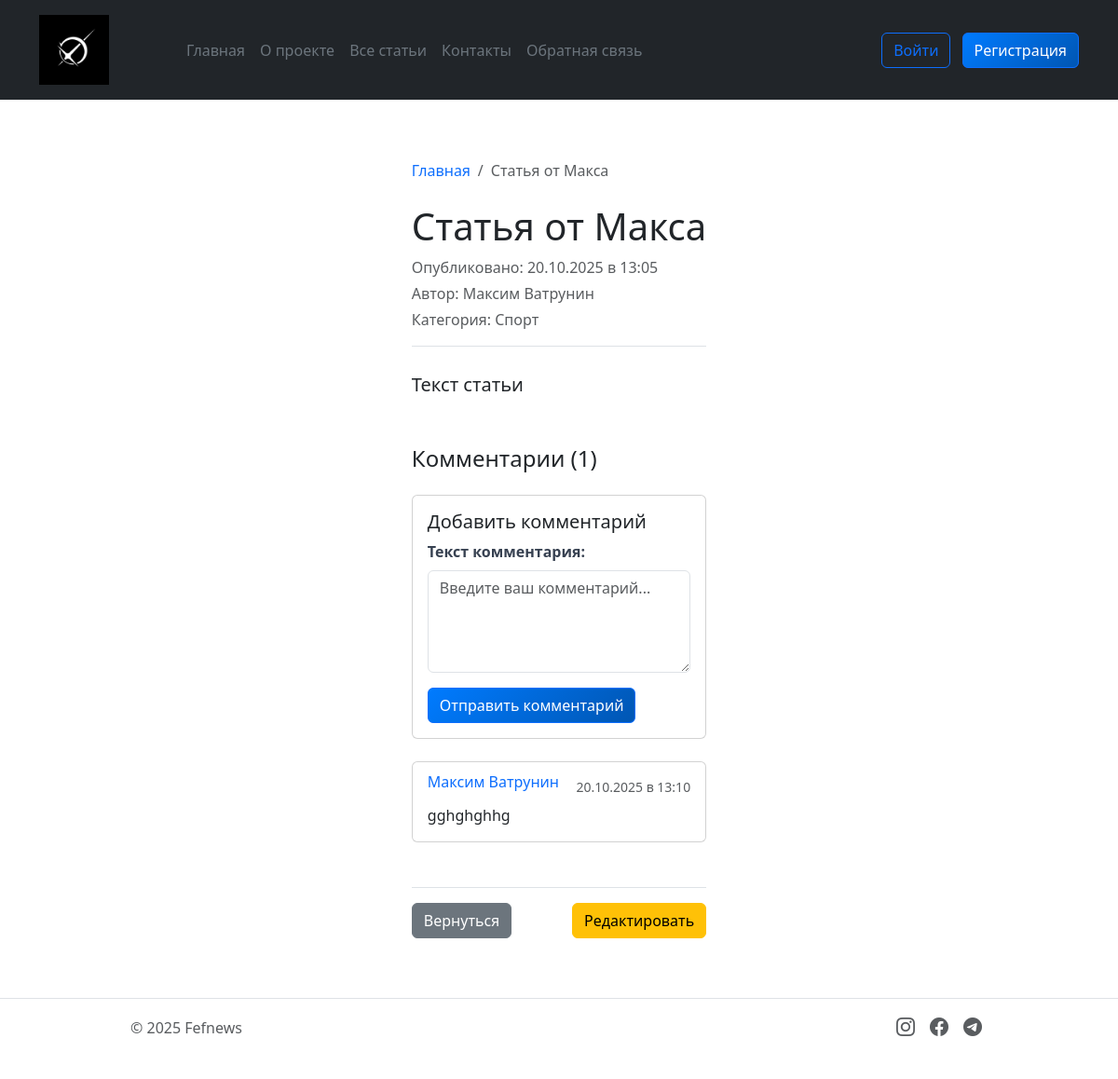
Page /news/4 on the committed database.
### models.py (models this page shows, shortened)
class Article(db.Model):
    __tablename__ = 'article'
    id = db.Column(db.Integer, primary_key=True)
    title = db.Column(db.String(200), nullable=False)
    text = db.Column(db.Text, nullable=False)
    created_date = db.Column(db.DateTime, default=datetime.now)
    user_id = db.Column(db.Integer, db.ForeignKey('user.id'), nullable=False)
    category = db.Column(db.String(50), nullable=False, default='general')
    comments = db.relationship('Comment', backref='article', lazy=True, cascade='all, delete-orphan')

class User(db.Model, UserMixin):
    __tablename__ = 'user'
    id = db.Column(db.Integer, primary_key=True)
    name = db.Column(db.String(100), nullable=False)
    email = db.Column(db.String(100), nullable=False, unique=True)
    hashed_password = db.Column(db.String(200), nullable=False)
    created_date = db.Column(db.DateTime, default=datetime.now)
    articles = db.relationship('Article', backref='author', lazy=True)

class Comment(db.Model):
    __tablename__ = 'comment'
    id = db.Column(db.Integer, primary_key=True)
    text = db.Column(db.Text, nullable=False)
    date = db.Column(db.DateTime, default=datetime.now)
    article_id = db.Column(db.Integer, db.ForeignKey('article.id'), nullable=False)
    author_name = db.Column(db.String(100), nullable=False)

### app.py (the view)
@app.route('/news/<int:id>')
def news(id):
    article = Article.query.get_or_404(id)
    comments = Comment.query.filter_by(article_id=id).order_by(Comment.date.desc()).all()
    article_data = {
        'id': article.id,
        'title': article.title,
        'date': article.created_date,
        'preview': article.text[:100] + '...' if len(article.text) > 100 else article.text,
        'content': article.text,
        'author': article.author.name,
        'category': article.category
    }
    return render_template('news_detail.html', article=article_data, comments=comments)

### app.py (called while the page is built)
def get_categories():
    categories = db.session.query(Article.category).distinct().all()
    return [category[0] for category in categories]

@app.context_processor
def inject_today():
    return {'today': datetime.now().date()}

@app.context_processor
def inject_categories():
    categories = get_categories()
    return {'categories': categories}

@app.context_processor
def inject_current_user():
    return {'current_user': current_user}

### templates/news_detail.html (shortened to what this page needs)
{% extends 'base.html' %}
{% block content %}
<div class="container mt-4">
	<nav aria-label="breadcrumb" class="mb-4">
		<ol class="breadcrumb">
			<li class="breadcrumb-item"><a href="{{ url_for('index') }}" class="text-decoration-none">Главная</a></li>
			<li class="breadcrumb-item active">{{ article.title }}</li>
		</ol>
	</nav>
	<article class="news-detail">
		<header class="mb-4 pb-3 border-bottom">
            <h1 class="display-6 mb-2">{{ article.title }}</h1>
			<div class="text-muted">
				<p class="mb-1">Опубликовано: {{ article.date.strftime('%d.%m.%Y в %H:%M') }}</p>
				{% if article.author %}
				<p class="mb-1">Автор: {{ article.author }}</p>
				{% endif %}
				{% if article.category %}
				<p class="mb-0">Категория: {{ article.category }}</p>
				{% endif %}
			</div>
		</header>
		<div class="article-content mb-5">
			<p class="lead">{{ article.content }}</p>
		</div>
		<div class="comments-section mt-5">
			<h4 class="mb-4">Комментарии ({{ comments|length }})</h4>
			<div class="card mb-4">
				<div class="card-body">
					<h5 class="card-title">Добавить комментарий</h5>
					<form method="POST" action="{{ url_for('add_comment', article_id=article.id) }}">
						<div class="mb-3">
							<label class="form-label">Текст комментария:</label>
							<textarea class="form-control {% if errors and errors.comment_text %}is-invalid{% endif %}"
								name="comment_text"
								rows="4"
								placeholder="Введите ваш комментарий...">{{ comment_text if comment_text else '' }}</textarea>
						</div>
						<button type="submit" class="btn btn-primary">Отправить комментарий</button>
					</form>
				</div>
			</div>
			{% if comments %}
			{% for comment in comments %}
			<div class="card mb-3">
				<div class="card-body">
					<div class="d-flex justify-content-between align-items-start mb-2">
						<h6 class="card-subtitle mb-1 text-primary">{{ comment.author_name }}</h6>
						<small class="text-muted">{{ comment.date.strftime('%d.%m.%Y в %H:%M') }}</small>
					</div>
					<p class="card-text">{{ comment.text }}</p>
				</div>
			</div>
			{% endfor %}
			{% else %}
			<div class="text-center py-4">
				<p class="text-muted">Пока нет комментариев</p>
			</div>
			{% endif %}
		</div>
		<div class="mt-5 pt-3 border-top d-flex justify-content-between">
			<a href="{{ url_for('index') }}" class="btn btn-secondary">
				Вернуться
			</a>
			<div>
				<a href="{{ url_for('edit_article', id=article.id) }}" class="btn btn-warning">
					Редактировать
				</a>
			</div>
		</div>
	</article>
</div>
{% endblock %}

### static/css_styles/main.css (style rules this page uses)
header { position: sticky; z-index: 1000; top: 0; }

### static/css_styles/feedback.css (style rules this page uses)
.form-label { font-weight: 600; color: #374151; margin-bottom: 0.5rem; }
.form-control { border: 2px solid #e5e7eb; border-radius: 8px; padding: 0.75rem 1rem; transition: all 0.3s ease; }
.btn-primary { background: linear-gradient(135deg, #007bff 0%, #0056b3 100%); border: none; border-radius: 8px; padding: 0.75rem 2rem; font-weight: 600; transition: all 0.3s ease; }

### static/css_styles/news.css (style rules this page uses)
.article-content { line-height: 1.7; font-size: 1.1rem; }
.article-content p { margin-bottom: 1.5rem; }

### templates/news_detail.html (style rules this page uses)
.news-detail header, .news-detail .article-content, .news-detail .comments-section, .news-detail .border-top { position: static !important; top: auto !important; }

### rows in the picture
Article: title "Статья от Макса", date "20.10.2025 в 13:05", category "Спорт", content "Текст статьи"
User: author "Максим Ватрунин"
Comment: author_name "Максим Ватрунин", date "20.10.2025 в 13:10", text "gghghghhg"

### other values in the picture
{{ comments|length }} "1"
